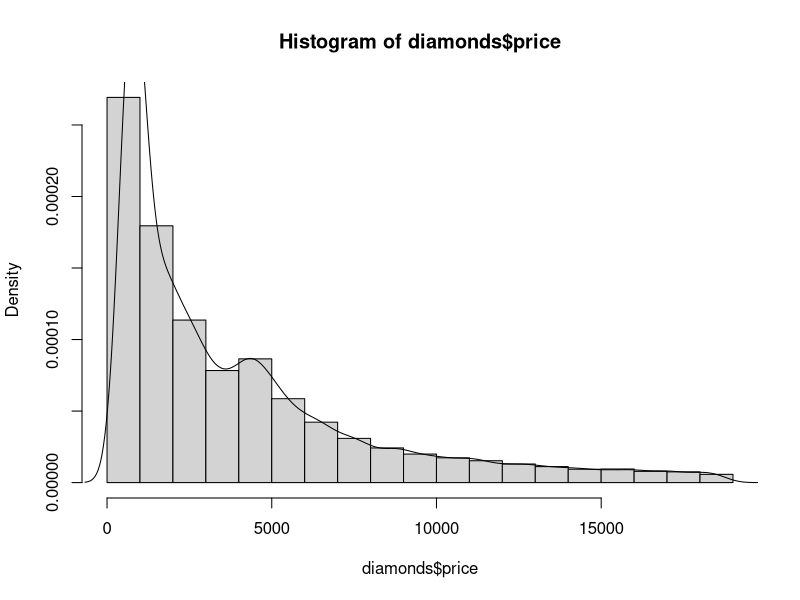
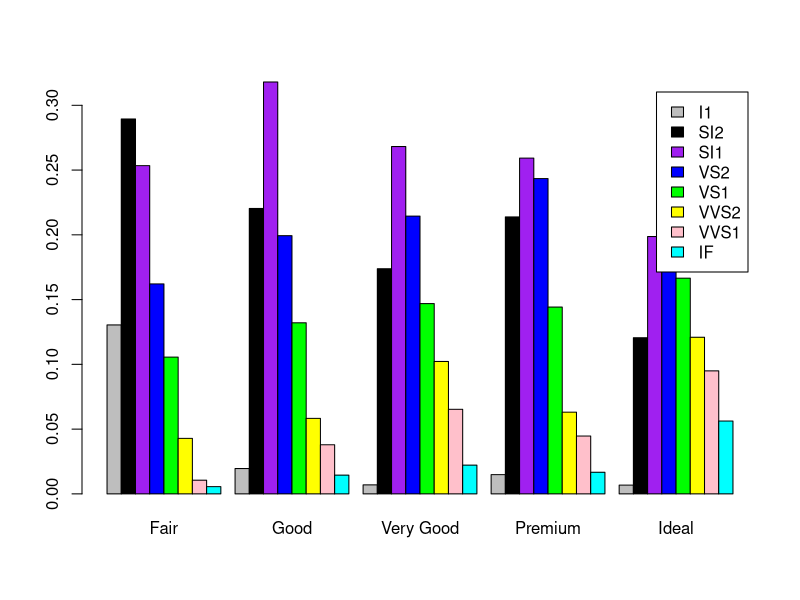
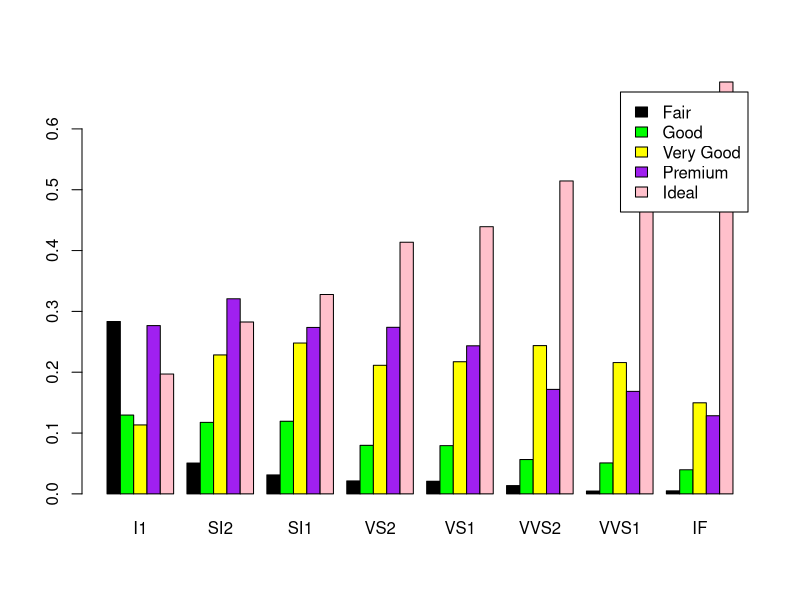
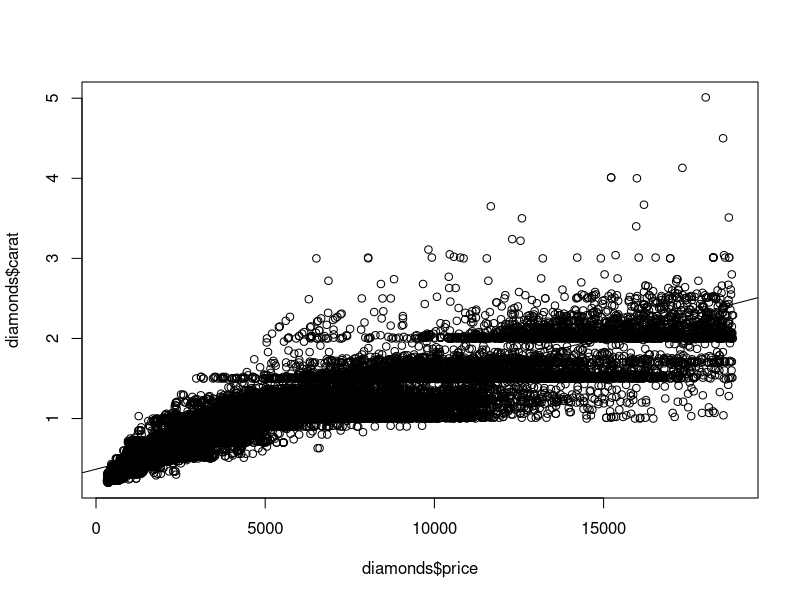
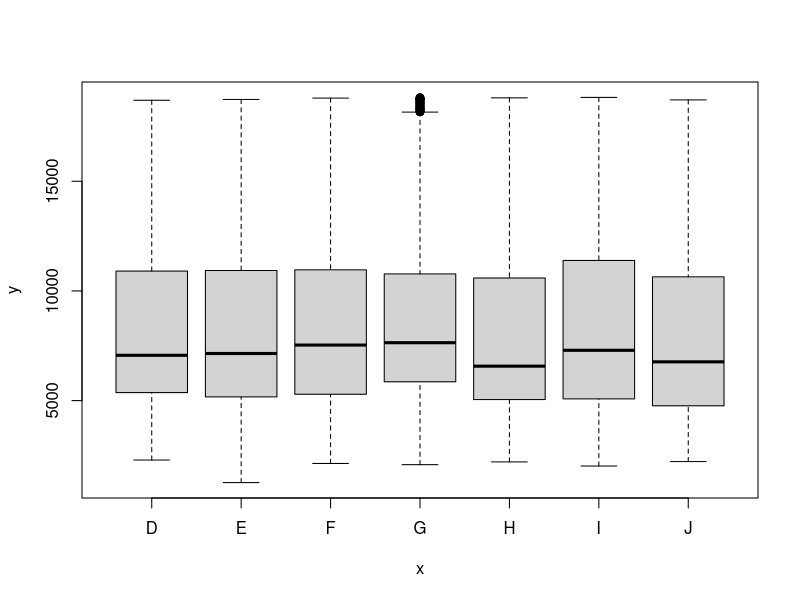
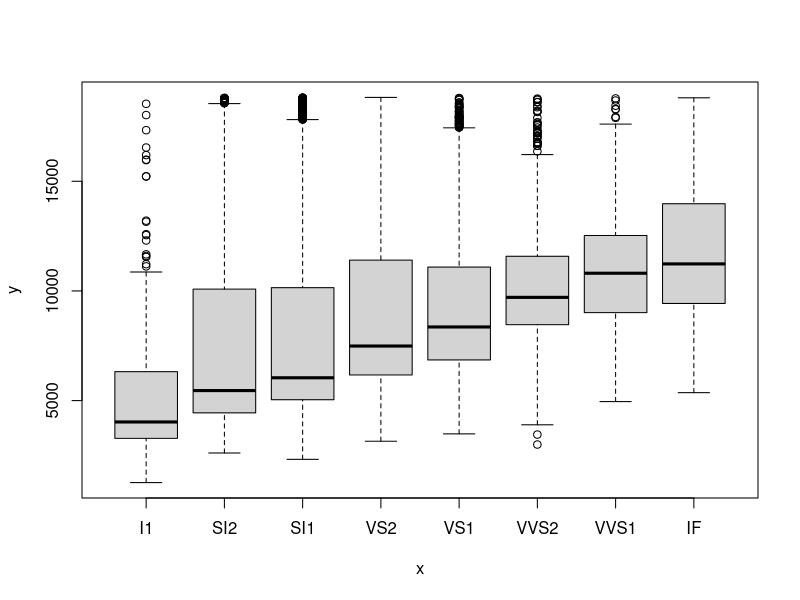
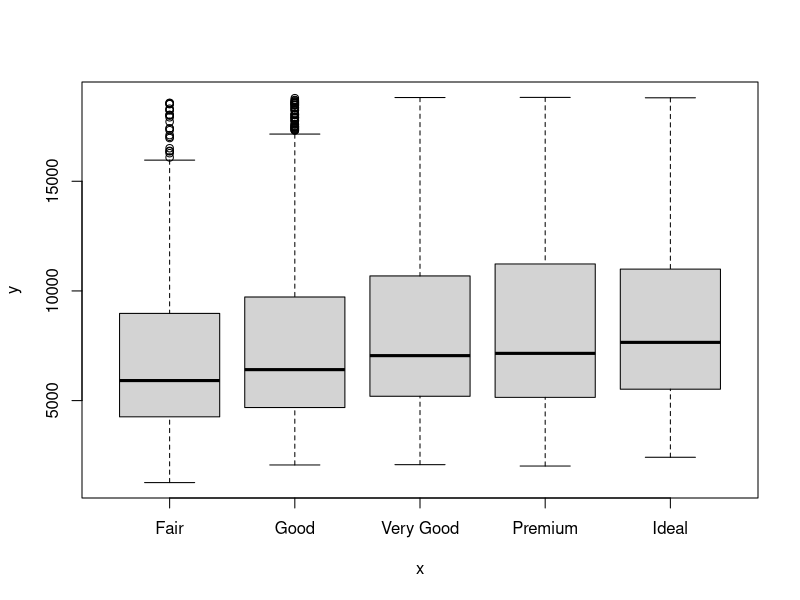

Here is the R script that generated these plots, in order:
library("ggplot2")
library("tidyverse")
colnames(diamonds)

#print(diamonds, n = nrow(diamonds))
#a  <- 1:5
#tibble(a, a * 2)
#print(diamonds[diamonds$price > 15000,], n = nrow(diamonds[diamonds$price > 15000,]))

#Задача 1
# а)
nrow(diamonds[diamonds$price > 15000,])

# б)
nrow(diamonds[diamonds$carat < 2 & diamonds$price > 15000,])

# в)
m <- mean(diamonds$price)
s <- sd(diamonds$price)
nrow(diamonds[diamonds$price < m + s & diamonds$price > m - s,])

# г)
ideal <- diamonds[diamonds$cut == "Ideal",]
quantile(ideal$carat)
median(ideal$carat)
mean(ideal$carat)

# д)
quantile(diamonds$price, prob = 0.8)

# е)
diamonds[order(diamonds$x, diamonds$y, diamonds$z, decreasing = T),][1:5,]


#Задача 2
#а)
hist(diamonds$price, probability = T)
lines(density(diamonds$price), na.rm = T)

#б)

#Долният barplot показва условната вероятност, ако знаем каква е 
#шлифовката каква е вероятността да имаме диамант с дадена чистота. 
#Чистотата е подредена по качество. Тоест най-долу на легендата
#е най-хубава(IF), a най-горе е най-лоша(I1). На диаграмата
#се вижда, че колкото по-добра е шлифовката толкова по-висока е вероятността
#диаманта да е с по-хубава чистота. Тоест ако шлифовката е идеално е доста
#по-вероятно да имаме супер чист(IF) диамант отколкото, ако е ставаща(Fair)
barplot(prop.table(table(diamonds$clarity, diamonds$cut), 2), legend = T, 
        beside = T, col = c("grey", "black", "purple", "blue", "green", "yellow", "pink", "cyan")) 

#Долният barplot показва  каква е вероятността, ако знаем чистотата
#да имаме някоя от шлифовките. Както се вижда колкото по-чист ни е диамантът
#толкова по-вероятно е да е с по-хубава шлифовка. Колкото по-мръсен е веряотностите
#за качествена и некачествена и качествена шлифовка са доста по-близки. Вижда се
#все пак, че дори от най-замърсените диаманти можеш да получиш идеална шлифовка, 
#което също е интересно.
barplot(prop.table(table(diamonds$cut, diamonds$clarity), 2), legend = T, 
        beside = T, col = c( "black", "green", "yellow", "purple", "pink")) 


#На долния barplot се вижда нещо подобно на картинката на по-миналия, само че
#разпределено между типовете. Вижда се, че каквато и шлифовка да имаме е по-вероятно
#тя да не е от свръх чист или много мръсен диамант, а нещо по-средата, като SI1/VS2.
#Там обаче и вероятността за лоша шлифовка е по-голяма. При по-чистите диаманти от друга страна
#вероятността за по-добра шлифовка
#barplot(prop.table(table(diamonds$cut, diamonds$clarity), 1), legend = T, 
#        beside = T, col = c( "black", "green", "yellow", "purple", "pink")) 

#в)
plot(diamonds$price, diamonds$carat)
l = lm(carat ~ price, data = diamonds)
abline(l)
#от графиката се вижда, че са зависи, както и може да се 
#начертае проста линейна регресия, която да описва връзката
#между данните.

#г)
caratsMoreThan1 <- diamonds[diamonds$carat > 1,]

plot(caratsMoreThan1$color, caratsMoreThan1$price)
plot(caratsMoreThan1$clarity, caratsMoreThan1$price)
plot(caratsMoreThan1$cut, caratsMoreThan1$price)

#от трите диаграми се вижда, че чистотата влияе най-силно на цената
#най-скъпи са чистите диаманти.
#като цяло е интересно, че ако включ и диамантите под 1 карат 
#диаграмите изглеждаха доста различно и беше много странно, защото
#тогава цвета, като че ли играеше основна роля. Колко е чист диаманта
#почти не беше от значение. Даже най-чистите бяха доста нодолу според
#boxplot-а(разбира се с много outliers)

x <- 0
if(x != 8) {
    x <- x + 1
} else {
    x <- x + 2
}

#Задача 3
#а)

#i не се ползва. По-долу обяснявам защо.
#Реших да си поиграя с функции от по-висок ред
#общо взето
add1 <- function (x, i) {
    x <- x + 1
}

#Изпълнение на един опит
draw <- function(whiteNum = 2, blackBalls = 2, ballNum = 4, N = 20, fn = add1, result = 0) {
    for (i in 1:N) {
        ball <- sample(c("white", "black"), 1, 
                    prob = c(whiteNum/ballNum, blackBalls/ballNum))
        if(ball == "white") {
            whiteNum <- whiteNum + 2
            ballNum  <- ballNum + 2
            result <- fn(result, i)
        } else {
            blackBalls <- blackBalls + 1
            ballNum  <- ballNum + 1
        }
    }

    result
}
 
attempts = 10000

#резултати от attempts брой опита
whiteBalls <- 1:attempts %>%
    map(~draw()) %>%
    unlist()

eProb <- function(n, whiteBalls) {
    sum(whiteBalls == n)/attempts
}

#Емпиричната вероятност X = 15
eProb(15, whiteBalls)

#Емпиричната вероятност X < 10
sum(whiteBalls < 10)/attempts

#б)
#Смятаме разпределението на X
xDistribution <- 0:20 %>%
    map(~eProb(.x, whiteBalls)) %>%
    unlist()

median(xDistribution)
quantile(xDistribution)

#в)
#Индексът съвпада с броя извадени бели топки
#Взимаме на кой индекс е максималната вероятност
#И получаваме най-вероятният брой бели топки
#Отдолу добавих и самата вероятност
which.max(xDistribution)
max(xDistribution)

#г)
#Теглили сме 2 черни топки и 0 бели
#Значи сме с +2 черни топки.
#тоест имаме 4 черни и 2 бели и общо 6 топки
#Ще симулирам само последните тегления
#Започваме от 2

#Ползвам функции от по-висок ред,
#да намаля повтарянето на код.
#Затова fifthBall и add1 приемат бонус
#ненужен аргумент, което не е много добре
#от гледна точка качество на код, ама върши 
#работа
fifthBall <- function (x, i) {
    #Тук гледаме дали на третото теглене
    #се вика тази функция. Ако се вика,
    #то петата изтеглена топка е бяла,
    #защото в този случай се вика функцията
    #i == 3, защото вече сме теглили два пъти.
    #Общо взето слага стойността на result на TRUE,
    #ако при последното теглене получим бяла
    i == 3   
}

#резултат от опитите
fifthIsWhite <- 1:attempts %>%
    map(~draw(2, 4, 6, 3, fifthBall, FALSE)) %>%
    unlist()

#Виждам броя пъти, в които петата топка е била бяла
#и деля на броя опити и получавам емпиричната вероятност
sum(fifthIsWhite)/attempts

#д)

#Общо взето умножавам на всеки ход
#по вероятността да извадим бяла топка
#и добавям двете нови бели топки
tProb <- 1
whiteNum <- 2
ballNum <- 4
for (i in 1:20) {
    tProb <- tProb * whiteNum/ballNum
    
    whiteNum <- whiteNum + 2
    ballNum <- ballNum + 2
}

tProb
eProb(20, whiteBalls)
